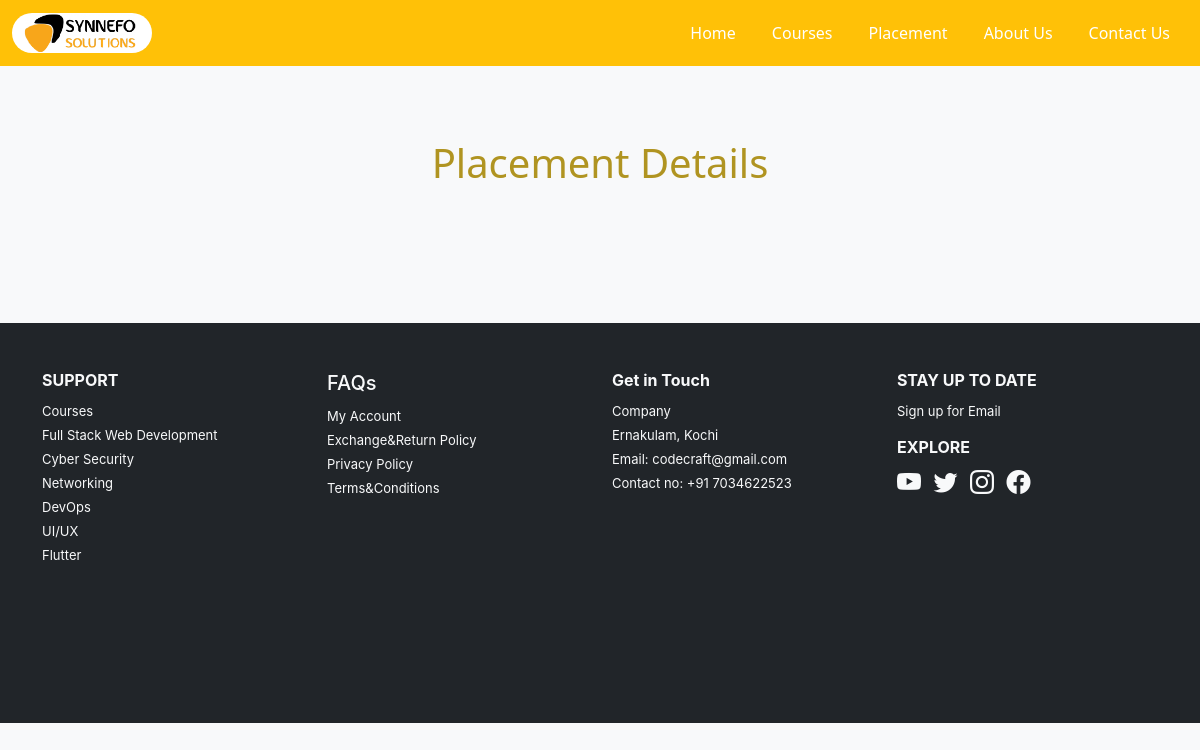
/placement, run on an earlier commit of the app's database.
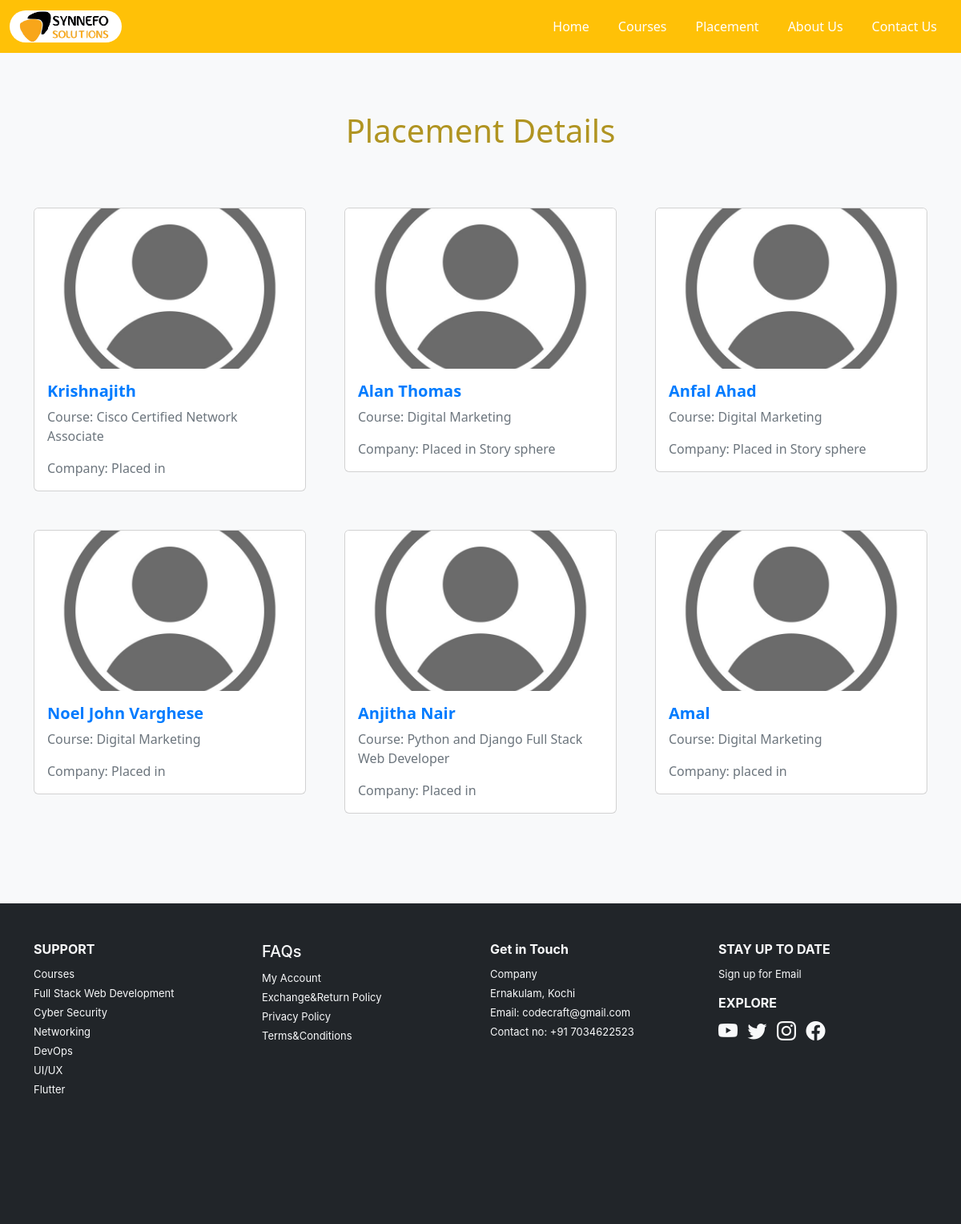
And on a later commit of the database.
### app/models.py (models this page shows)
class Placement(models.Model):
    name=models.TextField()
    course_name=models.TextField()
    img=models.FileField()
    company=models.TextField()

### app/views.py (the view)
# urls.py: path('placement',views.placement),
def placement(req):
    data=Placement.objects.all()
    return render(req, 'placement.html', {'placements': data})

### templates/placement.html (shortened to what this page needs)
<!DOCTYPE html>
<html lang="en">
<head>
    {% load static %}
    <link href="https://cdn.jsdelivr.net/npm/bootstrap@5.3.0-alpha3/dist/css/bootstrap.min.css" rel="stylesheet">
    <link href="https://cdn.jsdelivr.net/npm/bootstrap-icons/font/bootstrap-icons.css" rel="stylesheet">
</head>
<body>
    <nav class="navbar navbar-expand-lg navbar-dark bg-warning fixed-top">
        <div class="container-fluid">
          <a class="navbar-brand" href="#">
            <img src="{% static 'images/S.png' %}" alt="Logo" style="height: 40px;border-radius: 30px;">
         </a>
          <div class="collapse navbar-collapse" id="navbarNav">
            <ul class="navbar-nav ms-auto">
              <li class="nav-item">
                <a class="nav-link active" href="#">Home</a>
              </li>
              <li class="nav-item">
                <a class="nav-link active" href="courses">Courses</a>
              </li>
              <li class="nav-item">
                <a class="nav-link active" href="placement">Placement</a>
              </li>
              <li class="nav-item">
                <a class="nav-link active" href="about">About Us</a>
              </li>
              <li class="nav-item">
                <a class="nav-link active" href="contact">Contact Us</a>
              </li>
            </ul>
          </div>
        </div>
      </nav>
    <br>
    <div class="container my-5">
        <h1 class="text-center mb-4" style="color: rgb(176, 148, 33);padding-top: 6%;">Placement Details</h1><br><br>
        <div class="row row-cols-1 row-cols-md-2 row-cols-lg-3 g-5">
            {% for p in placements %}
            <div class="col">
                <div class="card">
                    <img src="{{ p.img.url }}" class="card-img-top" alt="">
                    <div class="card-body">
                        <h5 class="card-title">{{ p.name }}</h5>
                        <p class="card-text">Course: {{ p.course_name }}</p>
                        <p class="card-text">Company: {{ p.company }}</p>
                    </div>
                </div>
            </div>
            {% endfor %}
        </div>
    </div>
<br><br>
    <footer class="bg-dark text-light pt-5 mt-3">
        <div class="container">
          <div class="row">
            <div class="col-md-3 mb-5 " >
              <h6>SUPPORT</h6>
              <ul class="list-unstyled">
                <li><a href="courses" class="text-light">Courses</a></li>
                <li><a href="courses" class="text-light">Full Stack Web Development</a></li>
                <li><a href="courses" class="text-light">Cyber Security</a></li>
                <li><a href="courses" class="text-light">Networking</a></li>
                <li><a href="courses" class="text-light">DevOps</a></li>
                <li><a href="courses" class="text-light">UI/UX</a></li>
                <li><a href="courses" class="text-light">Flutter</a></li>
              </ul>
            </div>
            <div class="col-md-3 mb-4 mb-md-0">
              <h5>FAQs</h5>
              <ul class="list-unstyled">
                <li><a href="#" class="text-light">My Account</a></li>
                <li><a href="#" class="text-light">Exchange&Return Policy</a></li>
                <li><a href="#" class="text-light">Privacy Policy</a></li>
                <li><a href="#" class="text-light">Terms&Conditions</a></li>
              </ul>
            </div>
            <div class="col-md-3 mb-4 mb-md-0">
              <h6>Get in Touch</h6>
              <ul class="list-unstyled">
                <li><a href="#" class="text-light">Company</a></li>
                <li><a href="#" class="text-light">Ernakulam, Kochi</a></li>
                <li><a href="mailto:codecraft@gmail.com" class="text-light">Email: codecraft@gmail.com</a></li>
                <li><a href="tel:+917034622523" class="text-light">Contact no: +91 7034622523</a></li>
              </ul>
            </div>
            <div class="col-md-3">
              <h6>STAY UP TO DATE</h6>
              <ul class="list-unstyled">
                <li><a href="#" class="text-light">Sign up for Email</a></li>
              </ul>
              <h6>EXPLORE</h6>
              <div>
                <a href="#" class="text-light me-2"><i class="bi bi-youtube"></i></a>
                <a href="#" class="text-light me-2"><i class="bi bi-twitter"></i></a>
                <a href="#" class="text-light me-2"><i class="bi bi-instagram"></i></a>
                <a href="#" class="text-light"><i class="bi bi-facebook"></i></a>
              </div>
            </div>
          </div>
        </div>
      </footer>
</body>
</html>

### templates/placement.html (style rules this page uses)
footer { height: 400px; }
footer a { text-decoration: none; }
footer .bi { font-size: 1.5rem; }
.navbar-brand img { height: 40px; }
.nav-link { text-transform: capitalize; margin: 0 10px; }
.navbar-nav { align-items: center; }
body { background-color: #f8f9fa; }
.card { transition: transform 0.3s, box-shadow 0.3s; }
.card-img-top { height: 200px; object-fit: cover; }
.card-title { font-weight: bold; color: #007bff; }
.card-text { color: #6c757d; }
footer { font-family: FFDINforPuma, Inter, -apple-system, system-ui, BlinkMacSystemFont, "Segoe UI", Roboto, "Helvetica Neue", Arial, sans-serif; display: flex; }
footer a { text-decoration: none; color: rgb(162, 162, 162); font-size: small; }
footer h6 { font-weight: bold; }

What changed in the data, as far as the page shows it:
added Placement: img (picture), name "Krishnajith", course_name "Cisco Certified Network Associate", company "Placed in"
added Placement: img (picture), name "Alan Thomas", course_name "Digital Marketing", company "Placed in Story sphere"
added Placement: img (picture), name "Anfal Ahad", course_name "Digital Marketing", company "Placed in Story sphere"
added Placement: img (picture), name "Noel John Varghese", course_name "Digital Marketing", company "Placed in"
added Placement: img (picture), name "Anjitha Nair", course_name "Python and Django Full Stack Web Developer", company "Placed in"
added Placement: img (picture), name "Amal", course_name "Digital Marketing", company "placed in"
